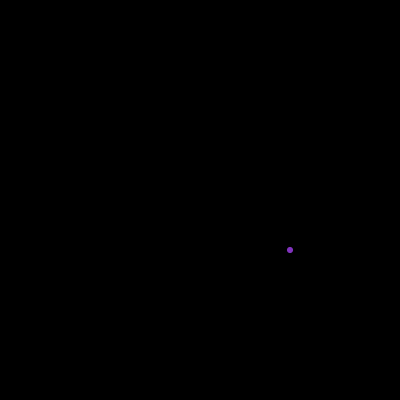
Frame 1 (no input)
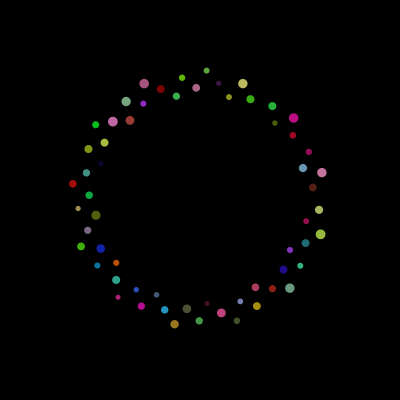
Frame 60 (the mouse pressed at the canvas centre just before this capture)
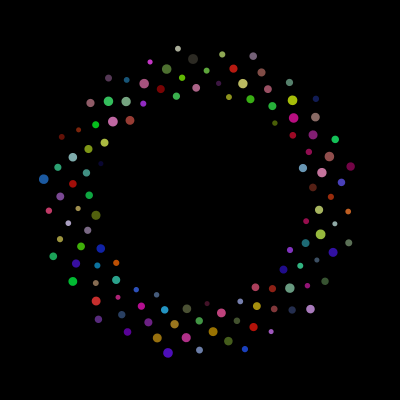
Frame 120 (the mouse held since frame 60 and released just before this capture)

The Processing sketch that drew these frames (run headless with seeded random() and noise(); from frame 60 on, the mouse is pressed at the canvas centre):

// Processing sketch: processing_126481
// ── processing_126481.pde

float n = 0;

void setup(){
size(400,400);
background(0);
fill(255);
noStroke();
}

void draw (){
translate(200,200); //this moves the axis to (200,200)
fill(random(200),random(200),random(200));
rotate(n);
float r = random(5,10);
ellipse(90 + n,50,r,r);
n = n + 0.5;
}
